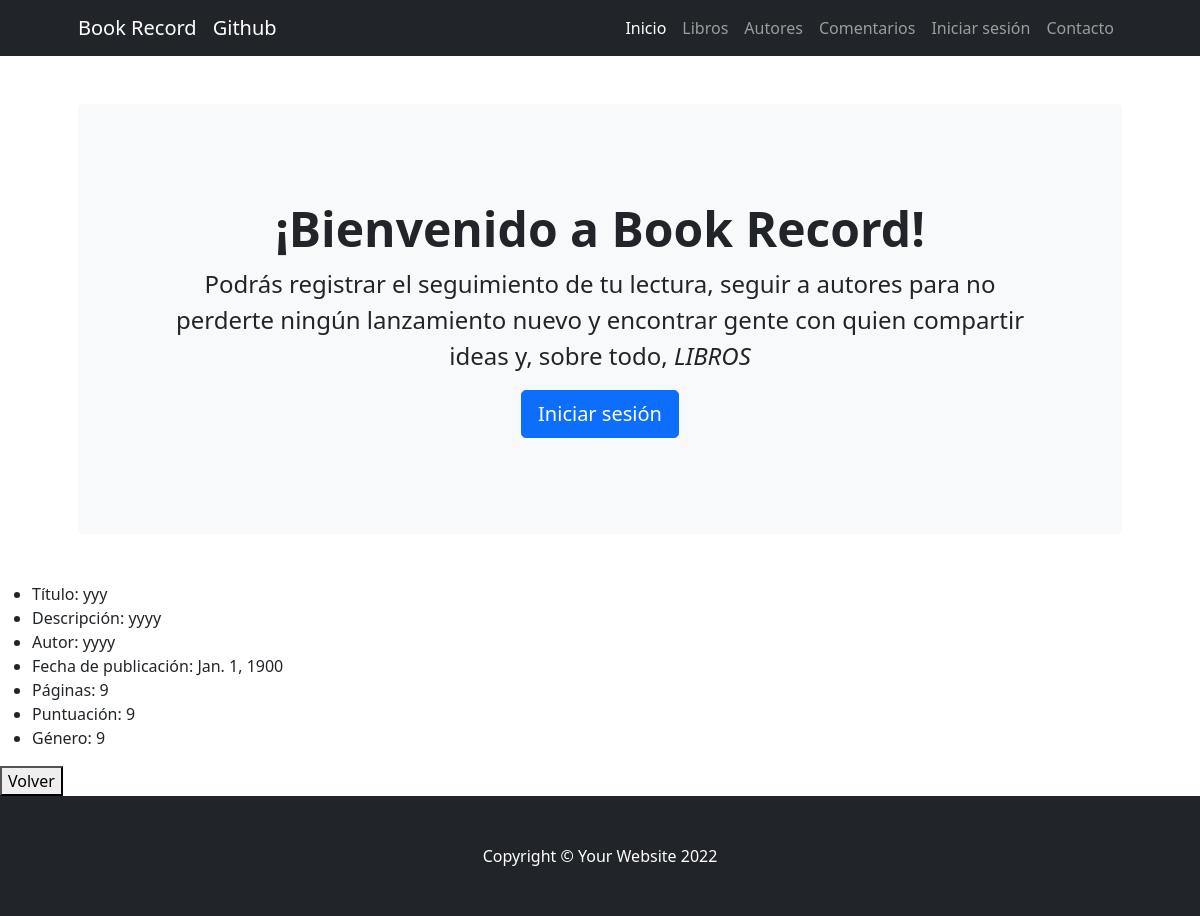
Page /BookRecord/book/5 on the earlier database version.
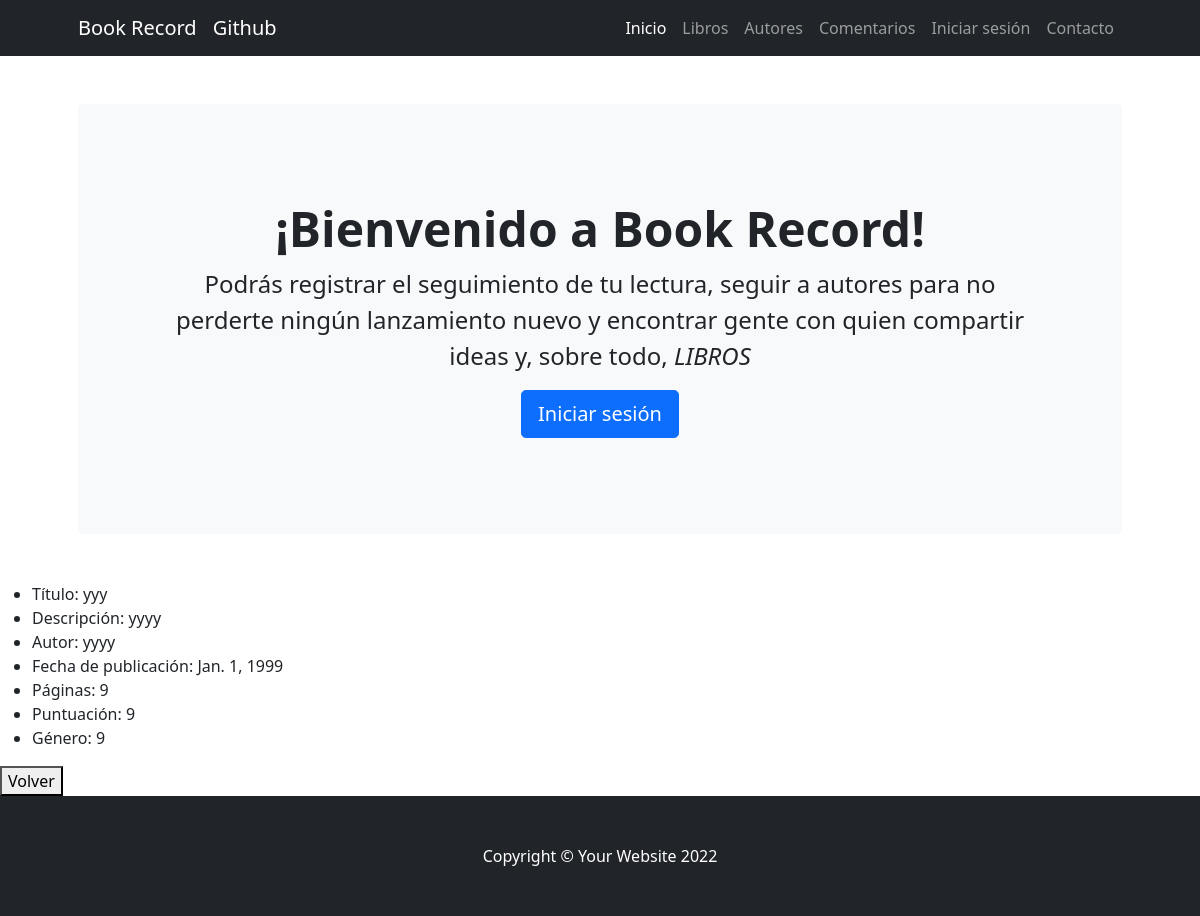
Same page on the later database version.
### BookRecord/models.py (models this page shows, shortened)
class Book(models.Model):
    title = models.CharField(max_length=40)
    description = models.CharField(max_length=400)
    author = models.CharField(max_length=40)
    date = models.DateField(max_length=40)
    pages = models.IntegerField()
    rating = models.IntegerField()
    comments = models.CharField(max_length=40)
    genre = models.CharField(max_length=40)

### BookRecord/views.py (the view)
# urls.py: path('book/<pk>', views.Detail_book.as_view(), name='detail_book'),
class Detail_book(DetailView):
    model = Book
    template_name = 'BookRecord/book_detail.html'

### BookRecord/template/BookRecord/book_detail.html
{% extends "BookRecord/template.html" %}
{% load static %}
{% block changing_content  %}
<ul>
  <li>Título: {{ book.title }}</li>
  <li>Descripción: {{ book.description }}</li>
  <li>Autor: {{ book.author }}</li>
  <li>Fecha de publicación: {{ book.date }}</li>
  <li>Páginas: {{ book.pages }}</li>
  <li>Puntuación: {{ book.rating }}</li>
  <li>Género: {{ book.genre }}</li>
</ul>
  <button><a href="{% url 'list_books' %}" style='text-decoration: none; color: #000000' >Volver</a></button>
{% endblock %}

Differences in the rows shown:
changed Book "yyy": date "Jan. 1, 1900" → "Jan. 1, 1999"
